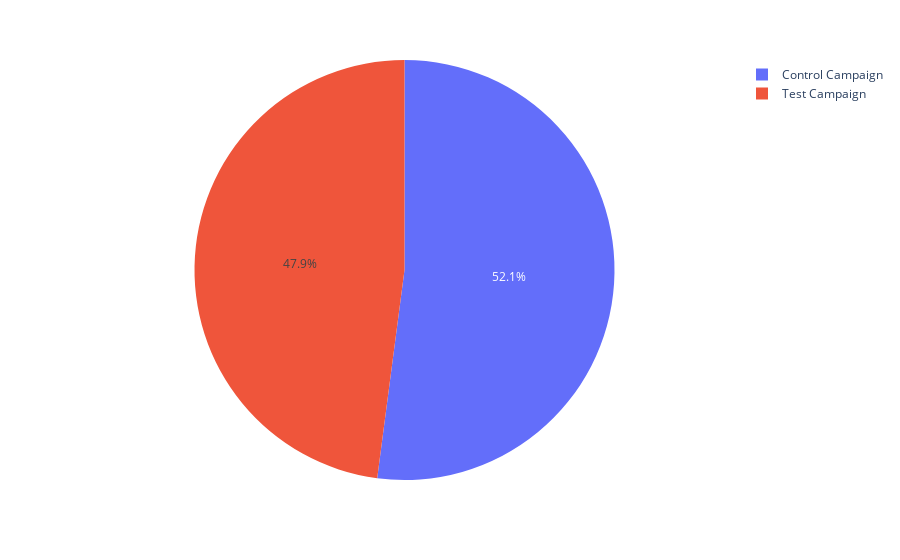

Notebook code for this chart:
### Markdown cell above
## Control campaign has more number of Content views than Test campaign

### Code cell
fig = px.pie(df, values="Number of View Content", names='Campaign Name')
fig.show()

### Figure 1 — Plotly figure (JSON) as saved in the notebook; plotly's stock layout.template omitted (floating-point values rounded to 4 significant figures)
{"data": [{"domain": {"x": [0, 1], "y": [0, 1]}, "hovertemplate": "Campaign Name=%{label}<br>Number of View Content=%{value}<extra></extra>", "labels": ["Control Campaign", "Control Campaign", "Control Campaign", "Control Campaign", "Control Campaign", "Control Campaign", "Control Campaign", "Control Campaign", "Control Campaign", "Control Campaign", "Control Campaign", "Control Campaign", "Control Campaign", "Control Campaign", "Control Campaign", "Control Campaign", "Control Campaign", "Control Campaign", "Control Campaign", "Control Campaign", "Control Campaign", "Control Campaign", "Control Campaign", "Control Campaign", "Control Campaign", "Control Campaign", "Control Campaign", "Control Campaign", "Control Campaign", "Control Campaign", "Test Campaign", "Test Campaign", "Test Campaign", "Test Campaign", "Test Campaign", "Test Campaign", "Test Campaign", "Test Campaign", "Test Campaign", "Test Campaign", "Test Campaign", "Test Campaign", "Test Campaign", "Test Campaign", "Test Campaign", "Test Campaign", "Test Campaign", "Test Campaign", "Test Campaign", "Test Campaign", "Test Campaign", "Test Campaign", "Test Campaign", "Test Campaign", "Test Campaign", "Test Campaign", "Test Campaign", "Test Campaign", "Test Campaign", "Test Campaign"], "legendgroup": "", "name": "", "showlegend": true, "type": "pie", "values": [2159, 1841, 1549, 1183, 1943, 1249, 1166, 2746, 2179, 1984, 2486, 1439, 1975, 1339, 1641, 2158, 1642, 2115, 2098, 1709, 2496, 2988, 2496, 1149, 2096, 2421, 3249, 1711, 4219, 1249, 1069, 1548, 2367, 1437, 956, 1073, 2182, 2194, 2761, 1804, 2617, 1992, 2058, 1059, 1609, 2594, 1576, 2522, 2801, 1894, 1868, 1131, 2004, 2427, 2551, 1046, 2552, 1281, 1240, 1625]}], "layout": {"legend": {"tracegroupgap": 0}, "margin": {"t": 60}}}
